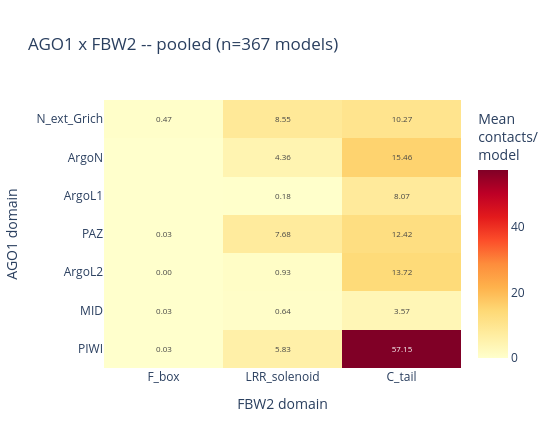
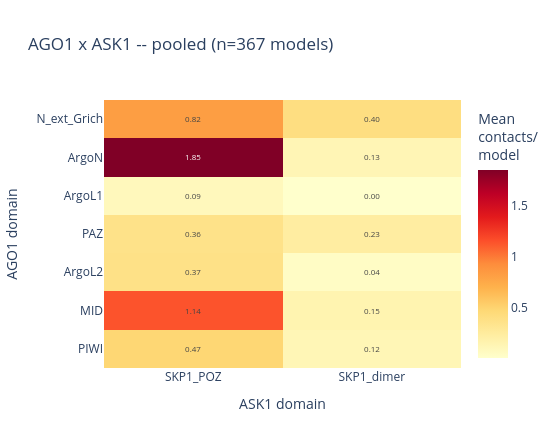
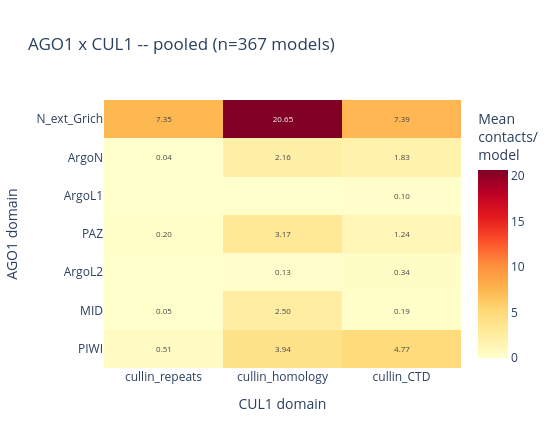

These figures' notebook cell, in order:
### Markdown cell above
## One heatmap per couple (all backends, all clusters pooled)

### Code cell
n_models_total = df.groupby(["cluster", "fname"]).ngroups
for c in COUPLES:
    heatmap_from_matrix(
        couple_matrix(df, c, n_models_total), c,
        f"{RECEPTOR_NAME} x {LIGAND_CHAIN_NAMES[c]} -- pooled (n={n_models_total} models)",
        f"{RECEPTOR_NAME.lower()}_{LIGAND_CHAIN_NAMES[c].lower()}_heatmap_pooled.html")

### Figure 1 — Plotly figure (JSON) as saved in the notebook; plotly's stock layout.template omitted (floating-point values rounded to 4 significant figures)
{"data": [{"colorbar": {"title": {"text": "Mean<br>contacts/<br>model"}}, "colorscale": [[0.0, "rgb(255,255,204)"], [0.125, "rgb(255,237,160)"], [0.25, "rgb(254,217,118)"], [0.375, "rgb(254,178,76)"], [0.5, "rgb(253,141,60)"], [0.625, "rgb(252,78,42)"], [0.75, "rgb(227,26,28)"], [0.875, "rgb(189,0,38)"], [1.0, "rgb(128,0,38)"]], "hovertemplate": "AGO1: %{y}<br>FBW2: %{x}<br>%{z:.3f} contacts/model<extra></extra>", "text": [["0.47", "8.55", "10.27"], ["", "4.36", "15.46"], ["", "0.18", "8.07"], ["0.03", "7.68", "12.42"], ["0.00", "0.93", "13.72"], ["0.03", "0.64", "3.57"], ["0.03", "5.83", "57.15"]], "textfont": {"size": 8}, "texttemplate": "%{text}", "type": "heatmap", "x": ["F_box", "LRR_solenoid", "C_tail"], "y": ["N_ext_Grich", "ArgoN", "ArgoL1", "PAZ", "ArgoL2", "MID", "PIWI"], "z": [[0.4687, 8.55, 10.27], [0.0, 4.362, 15.46], [0.0, 0.1771, 8.065], [0.02997, 7.681, 12.42], [0.002725, 0.9292, 13.72], [0.02725, 0.6376, 3.567], [0.02725, 5.828, 57.15]]}], "layout": {"height": 448, "title": {"text": "AGO1 x FBW2 -- pooled (n=367 models)"}, "width": 560, "xaxis": {"title": {"text": "FBW2 domain"}}, "yaxis": {"autorange": "reversed", "title": {"text": "AGO1 domain"}}}}

### Figure 2 — Plotly figure (JSON) as saved in the notebook; plotly's stock layout.template omitted (floating-point values rounded to 4 significant figures)
{"data": [{"colorbar": {"title": {"text": "Mean<br>contacts/<br>model"}}, "colorscale": [[0.0, "rgb(255,255,204)"], [0.125, "rgb(255,237,160)"], [0.25, "rgb(254,217,118)"], [0.375, "rgb(254,178,76)"], [0.5, "rgb(253,141,60)"], [0.625, "rgb(252,78,42)"], [0.75, "rgb(227,26,28)"], [0.875, "rgb(189,0,38)"], [1.0, "rgb(128,0,38)"]], "hovertemplate": "AGO1: %{y}<br>ASK1: %{x}<br>%{z:.3f} contacts/model<extra></extra>", "text": [["0.82", "0.40"], ["1.85", "0.13"], ["0.09", "0.00"], ["0.36", "0.23"], ["0.37", "0.04"], ["1.14", "0.15"], ["0.47", "0.12"]], "textfont": {"size": 8}, "texttemplate": "%{text}", "type": "heatmap", "x": ["SKP1_POZ", "SKP1_dimer"], "y": ["N_ext_Grich", "ArgoN", "ArgoL1", "PAZ", "ArgoL2", "MID", "PIWI"], "z": [[0.8174, 0.4033], [1.847, 0.1253], [0.08719, 0.002725], [0.3597, 0.2289], [0.3706, 0.03815], [1.136, 0.1499], [0.4741, 0.1172]]}], "layout": {"height": 448, "title": {"text": "AGO1 x ASK1 -- pooled (n=367 models)"}, "width": 560, "xaxis": {"title": {"text": "ASK1 domain"}}, "yaxis": {"autorange": "reversed", "title": {"text": "AGO1 domain"}}}}

### Figure 3 — Plotly figure (JSON) as saved in the notebook; plotly's stock layout.template omitted (floating-point values rounded to 4 significant figures)
{"data": [{"colorbar": {"title": {"text": "Mean<br>contacts/<br>model"}}, "colorscale": [[0.0, "rgb(255,255,204)"], [0.125, "rgb(255,237,160)"], [0.25, "rgb(254,217,118)"], [0.375, "rgb(254,178,76)"], [0.5, "rgb(253,141,60)"], [0.625, "rgb(252,78,42)"], [0.75, "rgb(227,26,28)"], [0.875, "rgb(189,0,38)"], [1.0, "rgb(128,0,38)"]], "hovertemplate": "AGO1: %{y}<br>CUL1: %{x}<br>%{z:.3f} contacts/model<extra></extra>", "text": [["7.35", "20.65", "7.39"], ["0.04", "2.16", "1.83"], ["", "", "0.10"], ["0.20", "3.17", "1.24"], ["", "0.13", "0.34"], ["0.05", "2.50", "0.19"], ["0.51", "3.94", "4.77"]], "textfont": {"size": 8}, "texttemplate": "%{text}", "type": "heatmap", "x": ["cullin_repeats", "cullin_homology", "cullin_CTD"], "y": ["N_ext_Grich", "ArgoN", "ArgoL1", "PAZ", "ArgoL2", "MID", "PIWI"], "z": [[7.354, 20.65, 7.392], [0.0436, 2.161, 1.831], [0.0, 0.0, 0.09537], [0.1962, 3.169, 1.243], [0.0, 0.1308, 0.3379], [0.0545, 2.496, 0.1907], [0.5068, 3.937, 4.768]]}], "layout": {"height": 448, "title": {"text": "AGO1 x CUL1 -- pooled (n=367 models)"}, "width": 560, "xaxis": {"title": {"text": "CUL1 domain"}}, "yaxis": {"autorange": "reversed", "title": {"text": "AGO1 domain"}}}}
